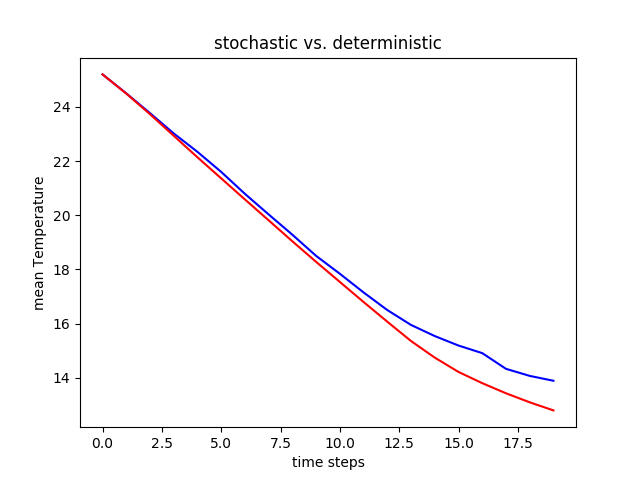

The script that saved this image:
# 10.2 Project 9 
# Revise the function diffusion, which the section "Heat Diffusion" describes, 
# to be stochastic. Instead of multiplying each neighbor by r the rate of 
# diffusion, multiply each neighboring temperature by a different (1 + random_i)r,
# where random_i is a normally distributed random number with mean 0 and 
# std = 0.5. Adjust the coefficient of site so that the sum of all the 
# coefficients is 1. Run the model 100 times for 20 time steps and determine 
# the mean and range of temperatures for a designated cell towards the middle
# of the bar. 

import numpy as np
import matplotlib.pyplot as plt

AMBIENT_T = 25
HOT_T = 50
COLD_T = 10
D_RATE = 0.1

hotSites = [(0, 0), (0, 1)]
coldSites = [(4, 4), (4, 3)]

def initBar(m, n, hotSites, coldSites): 
    ambientBar = np.full((m, n), AMBIENT_T)
    return applyHotCold(ambientBar, hotSites, coldSites)
    
def applyHotCold(bar, hotSites, coldSites): 
    newBar = bar
    newBar[hotSites] = HOT_T
    newBar[coldSites] = COLD_T
    return newBar 
    
# N, Ne, E, SE, S, SW, W, NW are the temperature of the neighbor 
# site is the site (all grid) where temperature changes. 
def diffusion1(diffusionRate, site, N, NE, E, SE, S, SW, W, NW):
    return (1 - 8 * diffusionRate) * site \
            + diffusionRate * (N + NE + E + SE + S + SW + W + NW)

def diffusion2(diffusionRate, site, N, NE, E, SE, S, SW, W, NW): 
    randomR = (np.random.normal(0, 0.5, 8) + 1) * diffusionRate
    directions = np.array([N, NE, E, SE, S, SW, W, NW]) - site
    directions = directions * randomR
    return site + directions.sum()

def applyDiffusionExtended1(diffusionRate, barExtended):
    originBar = barExtended[1:-1, 1:-1]
    for y in np.arange(originBar[:,0].size) + 1:
        for x in np.arange(originBar[0,:].size) + 1:
            N = barExtended[x, y + 1]
            NE = barExtended[x + 1, y + 1]
            E = barExtended[x + 1, y]
            SE = barExtended[x + 1, y - 1]
            S = barExtended[x, y - 1]
            SW = barExtended[x - 1, y - 1]
            W = barExtended[x - 1, y]
            NW = barExtended[x - 1, y + 1]   
            site = barExtended[x, y]
            originBar[x - 1, y - 1] = diffusion1(diffusionRate,\
                                site, N, NE, E, SE, S, SW, W, NW)
    return originBar
    
def applyDiffusionExtended2(diffusionRate, barExtended):
    originBar = barExtended[1:-1, 1:-1]
    for y in np.arange(originBar[:,0].size) + 1:
        for x in np.arange(originBar[0,:].size) + 1:
            N = barExtended[x, y + 1]
            NE = barExtended[x + 1, y + 1]
            E = barExtended[x + 1, y]
            SE = barExtended[x + 1, y - 1]
            S = barExtended[x, y - 1]
            SW = barExtended[x - 1, y - 1]
            W = barExtended[x - 1, y]
            NW = barExtended[x - 1, y + 1]   
            site = barExtended[x, y]
            originBar[x - 1, y - 1] = diffusion2(diffusionRate,\
                                site, N, NE, E, SE, S, SW, W, NW)
    return originBar

# lat is grid 
# post: a grid extended on cell in each direction with reflecting 
#       boundary conditions was returned 
def reflectingLat(lat):
    firstRow = np.array([lat[0,:]]) 
    lastRow = np.array([lat[-1,:]])
    latNS = np.concatenate((firstRow, lat))
    latNS = np.concatenate((latNS, lastRow))
    firstCol = np.array([latNS[:,0]])
    lastCol = np.array([latNS[:,-1]])
    latNS = np.concatenate((firstCol.T, latNS), axis=1)
    latNS = np.concatenate((latNS, lastCol.T), axis=1)
    return latNS
    
def diffusionSim1(m, n, diffusionRate, t):
    bar = initBar(m, n, hotSites, coldSites)
    grids = np.array([bar])
    for i in np.arange(t): 
        barExtended = reflectingLat(bar)
        bar = applyDiffusionExtended1(D_RATE, barExtended)
        bar = applyHotCold(bar, hotSites, coldSites)
        barResult = np.array([bar])
        grids = np.append(grids, barResult, axis=0)
    return grids
    
def diffusionSim2(m, n, diffusionRate, t):
    bar = initBar(m, n, hotSites, coldSites)
    grids = np.array([bar])
    for i in np.arange(t): 
        barExtended = reflectingLat(bar)
        bar = applyDiffusionExtended2(D_RATE, barExtended)
        bar = applyHotCold(bar, hotSites, coldSites)
        barResult = np.array([bar])
        grids = np.append(grids, barResult, axis=0)
    return grids



grids1 = diffusionSim1(10, 10, D_RATE, 20)
grids2 = diffusionSim2(10, 10, D_RATE, 20)
nonStochasticSims = np.array([grids1])
stochasticSims = np.array([grids2])
for i in np.arange(99):
    grids1 = diffusionSim1(10, 10, D_RATE, 20)
    nonStochasticSims = np.append(nonStochasticSims, [grids1], axis=0)
    grids2 = diffusionSim2(10, 10, D_RATE, 20)
    stochasticSims = np.append(stochasticSims, [grids2], axis=0)
    
x1 = np.arange(20)
y1 = np.zeros(20) #nonstochastic mean

x2 = np.arange(20)
y2 = np.zeros(20)#stochastic mean

for i in np.arange(20):
    y1[i] =  nonStochasticSims[:, i, :, :].mean()
    y2[i] = stochasticSims[:, i, :, :].mean()
    
#print(nonStochasticSims)
#print(stochasticSims)
#print(nonStochasticSims.mean())
#print(stochasticSims.mean())

plt.plot(x1, y1, 'b', x2, y2, 'r')
plt.title("stochastic vs. deterministic")
plt.xlabel("time steps")
plt.ylabel("mean Temperature")
plt.show()
plt.savefig("Problem1.png")

